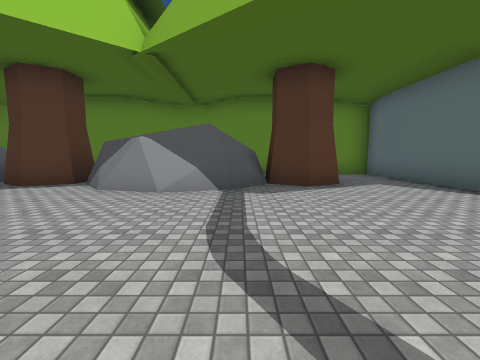
view 1 (above)

24 first-person views from a walk through a Unity game level. The camera is 1.4 m above the floor, tilts 6° down and sees 90° across. The floor is counted in squares, 2 m on a side. Each view is taken from the middle of a square. On the plan, view 1 faces up. The plan holds only what a view shows up to about 9 squares ahead; the rest is blank. The place goes on beyond the plan. Some animated figures are left out. Some surface patterns are stand-ins.

view 2
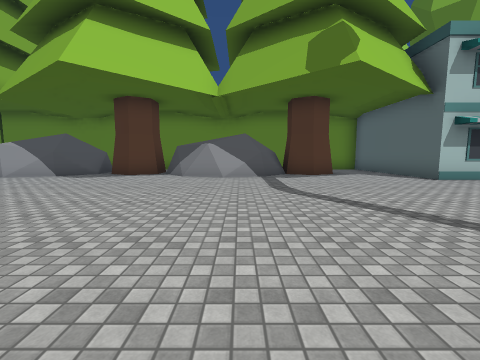

view 3
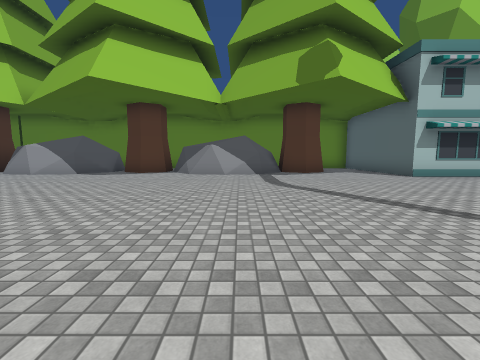

view 4
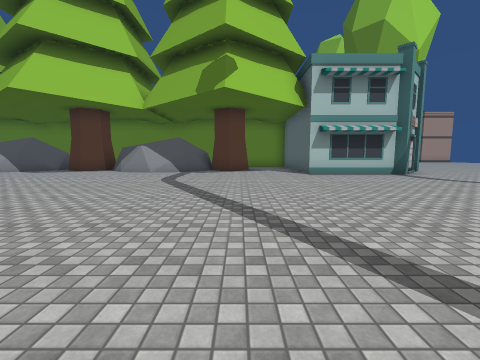

view 5
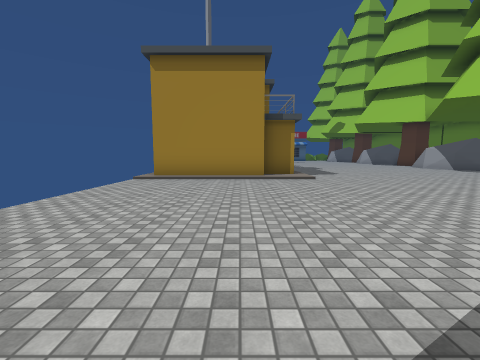

view 6
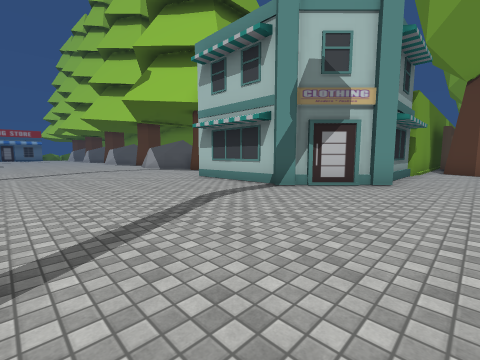

view 7
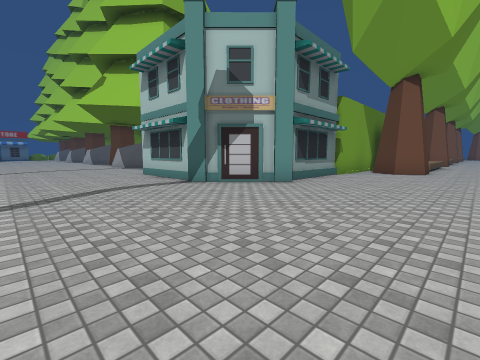

view 8
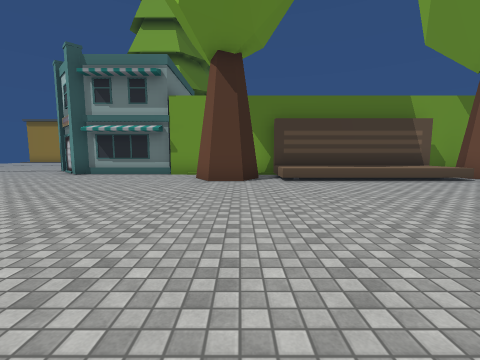

view 9
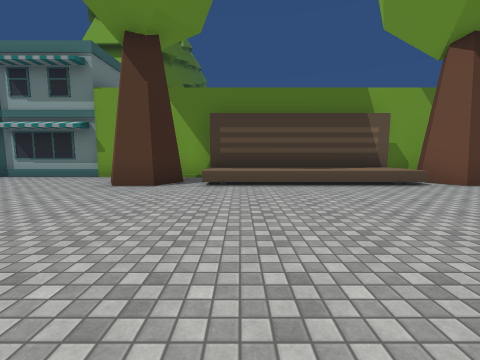

view 10
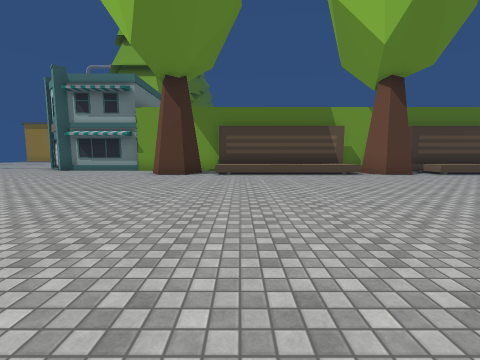

view 11
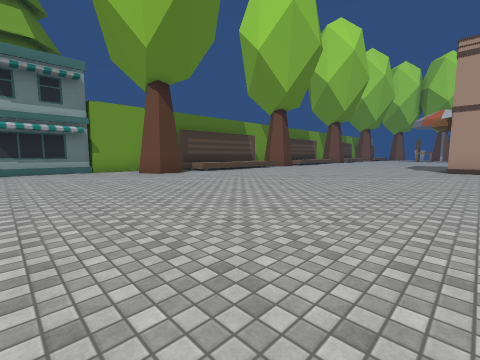

view 12
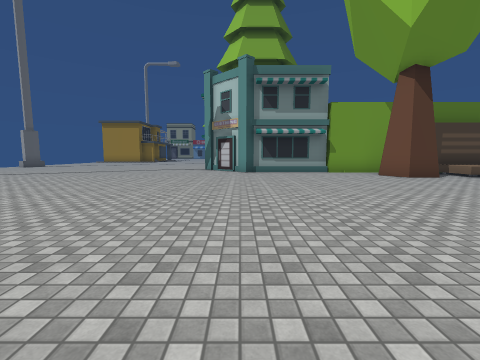

view 13
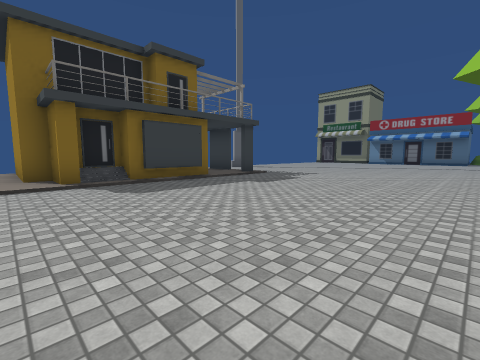

view 14
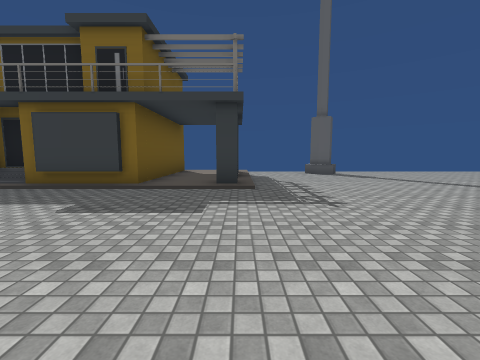

view 15
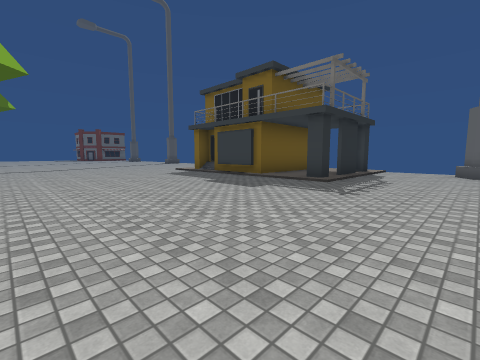

view 16
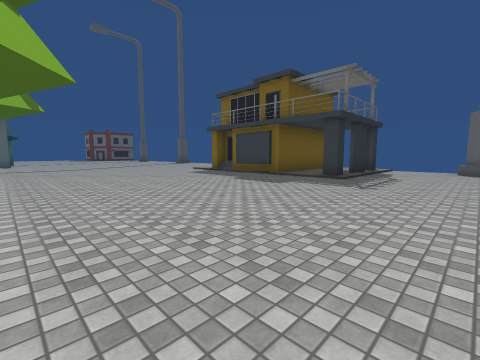

view 17
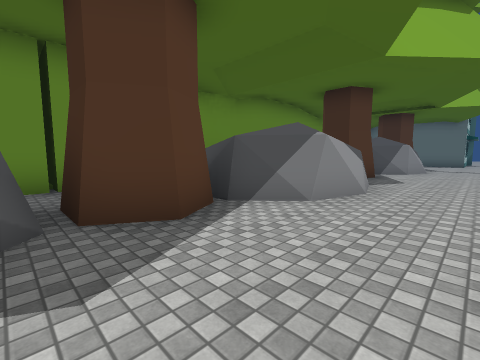

view 18
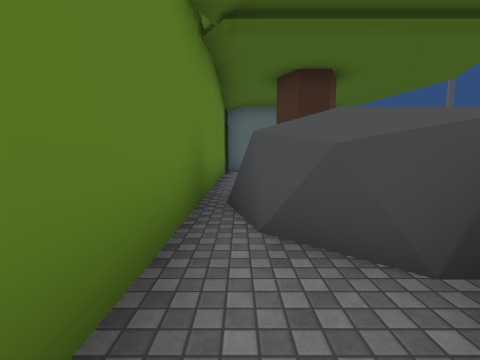

view 19
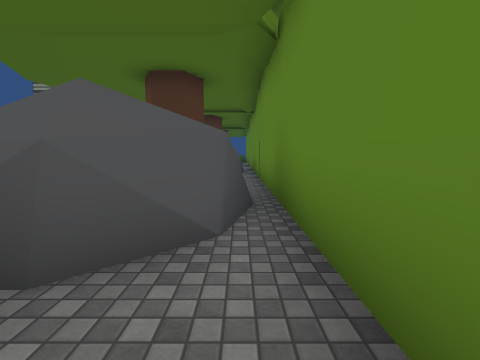

view 20
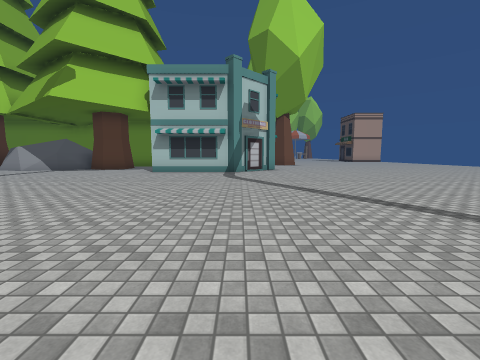

view 21
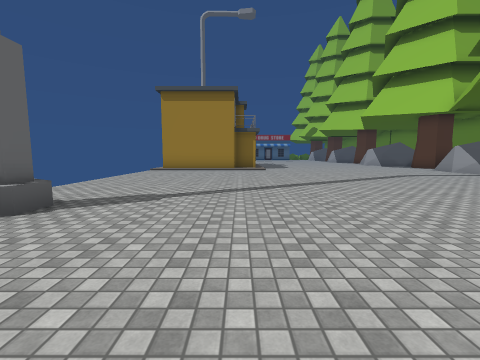

view 22
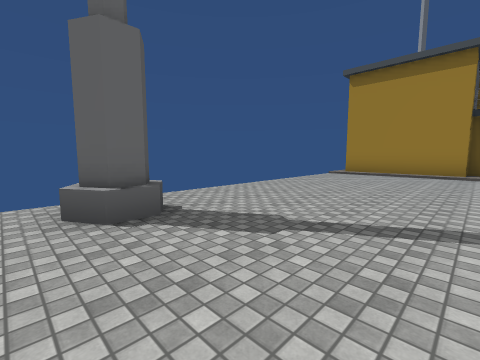

view 23
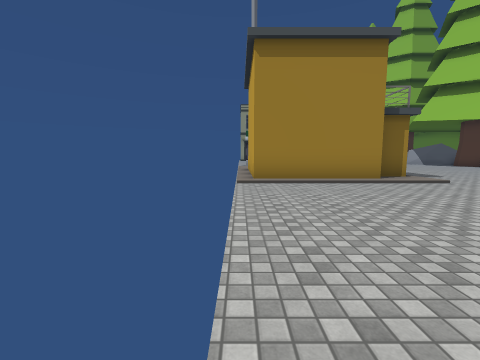

view 24
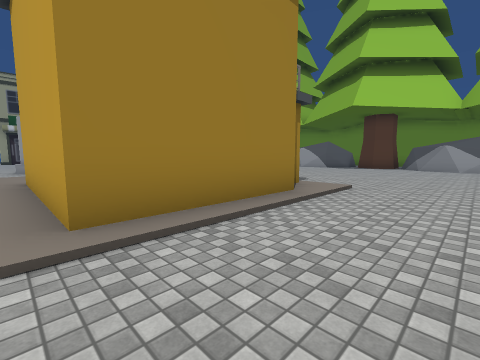

### Floor plan
Key: @ floor where view 1 was taken; # wall or solid block; x gap in a wall; . main floor; : floor 0.25 m higher than the main floor; / step, stairs or slope; = window, fence, low wall or low ledge; ^ raised ledge; T tree.
Columns run from 13 left of view 1 to 20 right of it. Each row starts with its distance up from view 1.
 18                       ###....    #
 17                        ^^.....  ..
 16                        ^^.........
 15                        ^^.........
 14                        ^^.........
 13                        x^.........
 12                       #...........
 11                       #x#.........
 10                       #.#.........
  9 ###################   #...........
  8 =  ###.....##.....#   #...........
  7 #TT####.T.####TT..#   #...........
  6 #TT####.TT## #TT..#   #...........
  5 ....###...####....#  ##..........
  4 ..................####..........
  3 ................................
  2 ..............................
  1 .............................
  0 .............@..............
 -1 ...........................
 -2 ..........................
 -3 ...#//##///..............
 -4 ...:::####/.............
 -5 ...#::#  #/.............
 -6 ...:::#  #/...........
 -7 #..#::####/.......#.
 -8 .. //::::::.........

Where each view was taken, in squares from view 1:
view 1: 0 up, 0 right, facing up
view 2: 3 down, 1 left, facing up
view 3: 4 down, 1 left, facing up
view 4: 5 down, 2 right, facing up
view 5: 5 down, 4 right, facing left
view 6: 1 down, 11 right, facing up-left
view 7: 0 up, 13 right, facing up-left
view 8: 11 up, 18 right, facing left
view 9: 13 up, 17 right, facing left
view 10: 13 up, 20 right, facing left
view 11: 6 up, 20 right, facing up-left
view 12: 5 up, 19 right, facing left
view 13: 3 up, 3 left, facing down-left
view 14: 2 up, 10 left, facing down
view 15: 3 up, 13 left, facing down-right
view 16: 4 up, 13 left, facing down-right
view 17: 3 up, 13 left, facing up-right
view 18: 8 up, 5 left, facing right
view 19: 8 up, 5 left, facing left
view 20: 6 down, 8 right, facing up
view 21: 4 down, 8 right, facing left
view 22: 4 down, 6 right, facing down-left
view 23: 8 down, 3 right, facing left
view 24: 8 down, 1 left, facing up-left
